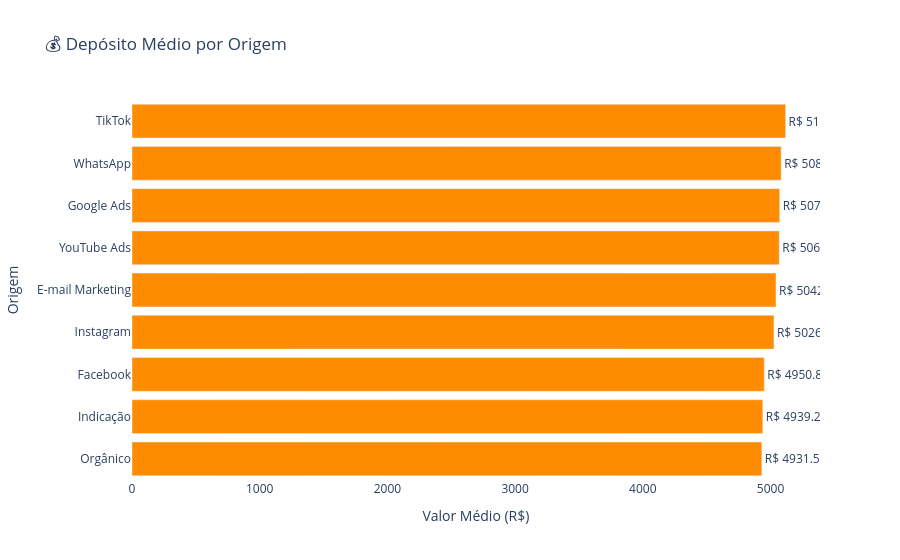

This figure's notebook cell:
### Markdown cell above
## 💰 Valor Médio de Depósito por Plataforma

### Code cell
# Calcula depósito médio por origem (apenas leads convertidos)
deposito_medio = (
    df[df['valor_deposito'] > 0]
    .groupby('origem')['valor_deposito']
    .mean()
    .sort_values()
    .reset_index()
)

# Gráfico interativo com Plotly


fig_deposito = px.bar(
    deposito_medio,
    x='valor_deposito',
    y='origem',
    orientation='h',
    text='valor_deposito',
    title='💰 Depósito Médio por Origem',
    labels={'valor_deposito': 'Depósito Médio (R$)', 'origem': 'Origem'}
)

fig_deposito.update_traces(
    marker_color='darkorange',
    texttemplate='R$ %{text:.2f}',
    textposition='outside'
)

fig_deposito.update_layout(
    xaxis_title='Valor Médio (R$)',
    yaxis_title='Origem',
    plot_bgcolor='rgba(0,0,0,0)',
    paper_bgcolor='white'
)

fig_deposito.show()

### Figure 1 — Plotly figure (JSON) as saved in the notebook; plotly's stock layout.template omitted (floating-point values rounded to 4 significant figures)
{"data": [{"hovertemplate": "Depósito Médio (R$)=%{text}<br>Origem=%{y}<extra></extra>", "legendgroup": "", "marker": {"color": "darkorange", "pattern": {"shape": ""}}, "name": "", "orientation": "h", "showlegend": false, "text": [4932.0, 4939.0, 4951.0, 5027.0, 5043.0, 5068.0, 5071.0, 5083.0, 5118.0], "textposition": "outside", "texttemplate": "R$ %{text:.2f}", "type": "bar", "x": [4932.0, 4939.0, 4951.0, 5027.0, 5043.0, 5068.0, 5071.0, 5083.0, 5118.0], "xaxis": "x", "y": ["Orgânico", "Indicação", "Facebook", "Instagram", "E-mail Marketing", "YouTube Ads", "Google Ads", "WhatsApp", "TikTok"], "yaxis": "y"}], "layout": {"barmode": "relative", "legend": {"tracegroupgap": 0}, "paper_bgcolor": "white", "plot_bgcolor": "rgba(0,0,0,0)", "title": {"text": "💰 Depósito Médio por Origem"}, "xaxis": {"anchor": "y", "domain": [0, 1], "title": {"text": "Valor Médio (R$)"}}, "yaxis": {"anchor": "x", "domain": [0, 1], "title": {"text": "Origem"}}}}
